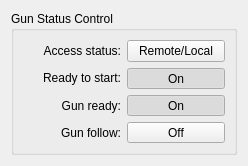
<?xml version="1.0" encoding="UTF-8"?>
<ui version="4.0">
 <class>FrameGunControlStatus</class>
 <widget class="QFrame" name="FrameGunControlStatus">
  <property name="geometry">
   <rect>
    <x>0</x>
    <y>0</y>
    <width>248</width>
    <height>166</height>
   </rect>
  </property>
  <property name="windowTitle">
   <string>Frame</string>
  </property>
  <layout class="QGridLayout" name="gridLayout">
   <item row="0" column="0">
    <widget class="QGroupBox" name="groupBoxGunControlStat">
     <property name="sizePolicy">
      <sizepolicy hsizetype="Preferred" vsizetype="Minimum">
       <horstretch>0</horstretch>
       <verstretch>0</verstretch>
      </sizepolicy>
     </property>
     <property name="minimumSize">
      <size>
       <width>0</width>
       <height>130</height>
      </size>
     </property>
     <property name="styleSheet">
      <string notr="true"/>
     </property>
     <property name="title">
      <string>Gun Status Control</string>
     </property>
     <layout class="QGridLayout" name="gridLayout_2">
      <item row="0" column="0" rowspan="2" colspan="2">
       <layout class="QHBoxLayout" name="horizontalLayout_2">
        <item>
         <layout class="QVBoxLayout" name="verticalLayout_3">
          <item>
           <widget class="QLabel" name="label_8">
            <property name="layoutDirection">
             <enum>Qt::LeftToRight</enum>
            </property>
            <property name="text">
             <string>Access status:</string>
            </property>
            <property name="alignment">
             <set>Qt::AlignRight|Qt::AlignTrailing|Qt::AlignVCenter</set>
            </property>
           </widget>
          </item>
          <item>
           <widget class="QLabel" name="label_10">
            <property name="layoutDirection">
             <enum>Qt::LeftToRight</enum>
            </property>
            <property name="text">
             <string>Ready to start:</string>
            </property>
            <property name="alignment">
             <set>Qt::AlignRight|Qt::AlignTrailing|Qt::AlignVCenter</set>
            </property>
           </widget>
          </item>
          <item>
           <widget class="QLabel" name="label_11">
            <property name="layoutDirection">
             <enum>Qt::LeftToRight</enum>
            </property>
            <property name="text">
             <string>Gun ready:</string>
            </property>
            <property name="alignment">
             <set>Qt::AlignRight|Qt::AlignTrailing|Qt::AlignVCenter</set>
            </property>
           </widget>
          </item>
          <item>
           <widget class="QLabel" name="label_12">
            <property name="layoutDirection">
             <enum>Qt::LeftToRight</enum>
            </property>
            <property name="text">
             <string>Gun follow:</string>
            </property>
            <property name="alignment">
             <set>Qt::AlignRight|Qt::AlignTrailing|Qt::AlignVCenter</set>
            </property>
           </widget>
          </item>
         </layout>
        </item>
        <item>
         <layout class="QVBoxLayout" name="verticalLayout_4">
          <item>
           <widget class="QPushButton" name="pushButtonStatConAccess">
            <property name="text">
             <string>Remote/Local</string>
            </property>
            <property name="checkable">
             <bool>true</bool>
            </property>
           </widget>
          </item>
          <item>
           <widget class="QPushButton" name="pushButtonStatRTS">
            <property name="text">
             <string>On</string>
            </property>
            <property name="checkable">
             <bool>true</bool>
            </property>
            <property name="checked">
             <bool>true</bool>
            </property>
           </widget>
          </item>
          <item>
           <widget class="QPushButton" name="pushButtonStatConReady">
            <property name="text">
             <string>On</string>
            </property>
            <property name="checkable">
             <bool>true</bool>
            </property>
            <property name="checked">
             <bool>true</bool>
            </property>
           </widget>
          </item>
          <item>
           <widget class="QPushButton" name="pushButtonStatConFollow">
            <property name="text">
             <string>Off</string>
            </property>
            <property name="checkable">
             <bool>true</bool>
            </property>
           </widget>
          </item>
         </layout>
        </item>
       </layout>
      </item>
      <item row="1" column="1">
       <widget class="QLabel" name="labelGunStatFollow_2">
        <property name="layoutDirection">
         <enum>Qt::LeftToRight</enum>
        </property>
        <property name="text">
         <string/>
        </property>
        <property name="alignment">
         <set>Qt::AlignLeading|Qt::AlignLeft|Qt::AlignVCenter</set>
        </property>
       </widget>
      </item>
     </layout>
    </widget>
   </item>
  </layout>
 </widget>
 <resources/>
 <connections/>
</ui>
